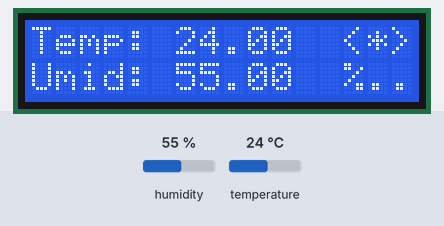
This sketch was run on a simulated ESP32. On the bench: 16×2 character LCD. Inputs (shaded band) come from the test bench; at power-on: humidity 55 %, temperature 24 °C. WiFi joins after 1.5 s; servers stay silent unless stated; no MQTT or app messages arrive unless stated.

Above: at 7.8 s.
7.9 s: humidity set to 22 %
At 9.6 s:
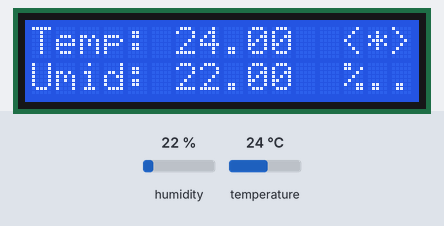
10.6 s: temperature set to 12 °C
At 12.1 s:
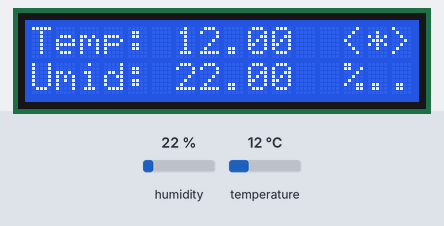
13.3 s: humidity set to 40 %
At 16.0 s:
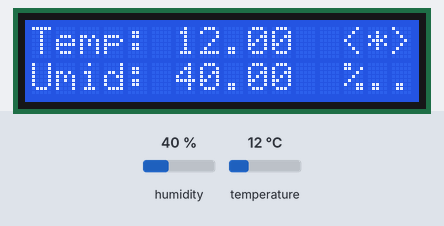
16.5 s: temperature set to 19 °C
At 17.4 s:
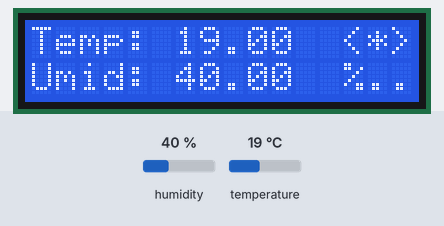
Timing chart, 0 to 19.5 s (numbered marks = the images above; inputs shaded):
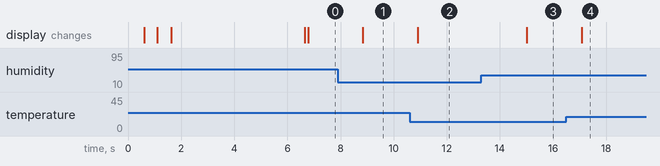

Measured:
- after the input at 7.9 s, the display: changes after 0.94 s (image 1)
- after the input at 10.6 s, the display: changes after 0.30 s (image 2)
- after the input at 13.3 s, the display: changes after 1.7 s (image 3)
- after the input at 16.5 s, the display: changes after 0.58 s (image 4)

The sketch:

display_wifi.ino
```cpp
#include "DHT.h"
#include <Wire.h>
#include <LiquidCrystal_I2C.h>
#include <WiFi.h>
#include <PubSubClient.h>

#define DHTPIN 5
#define DHTTYPE DHT11
#define ende  0x27 //Define o endereço do display

DHT dht(DHTPIN, DHTTYPE);

const char* ssid = "BarberiniTaboao_Guest";
const char* password = "12345678";

const char* mqtt_server = "192.168.68.109";
const char* mqtt_topic = "sensor/temp";
const char* mqtt_clientid = "esp32_client";


LiquidCrystal_I2C lcd(ende, 16, 2);
WiFiClient espClient;
PubSubClient client(espClient);

int connected = 0;
int mqtt_connected = 0;

void setup() {
  lcd.init();
  lcd.backlight();
  lcd.clear();
  dht.begin();

  WiFi.mode(WIFI_STA);

  lcd.setCursor(0, 1);
  lcd.print(ssid);
  lcd.setCursor(0, 0);
  lcd.print("Connecting to ");


  WiFi.begin(ssid, password);
  while (WiFi.status() != WL_CONNECTED) {
    delay(500);
    lcd.print(".");
  }

  client.setServer( mqtt_server, 1883 );

  connected = 1;
  lcd.clear();
  lcd.setCursor(0, 0);
  lcd.print("WiFi connected");
  lcd.setCursor(0, 1);
  lcd.print("IP: ");
  lcd.print(WiFi.localIP());
  delay(5000);
}

void reconnect() {
  while (!client.connected()) {
    lcd.clear();
    lcd.setCursor(0, 0);
    lcd.print("Connecting MQ");
    lcd.setCursor(0, 1);
    lcd.print(".");
    if (client.connect( mqtt_clientid )) {
      mqtt_connected = 1;
      lcd.clear();
      lcd.setCursor(0, 0);
      lcd.print("MQ Connected");
    } else {
      mqtt_connected = 0;
      lcd.print(".");
      delay(2000);
    }
  }
}

void loop() {
  lcd.clear();
  if (!client.connected()) {
    reconnect();
  }
  client.loop();

  float h = dht.readHumidity();
  // Read temperature as Celsius (the default)
  float t = dht.readTemperature();

  lcd.clear();
  lcd.setCursor(0, 0);
  lcd.print("Temp: ");
  lcd.print(t);

  lcd.setCursor(13, 0);
  if (connected) {
    if (mqtt_connected) {
      lcd.print("<*>");
    } else {
      lcd.print("< >");
    }
  } else {
    lcd.print("!#!");
  }

  lcd.setCursor(0, 1);
  lcd.print("Umid: ");
  lcd.print(h);

  if (!isnan(t) && !isnan(h)) {
    lcd.setCursor(13, 1);
    lcd.print(".");
    String carga = "{\"temp\":" + String(t) + ",\"umd\":" + String(h) + "}";
    lcd.print(".");
    client.publish(mqtt_topic, carga.c_str());
    lcd.print(".");
    lcd.setCursor(13, 1);
    lcd.print("%");
  } else {
    lcd.setCursor(13, 1);
    lcd.print("-");
  }

  delay(2000);
}
```
